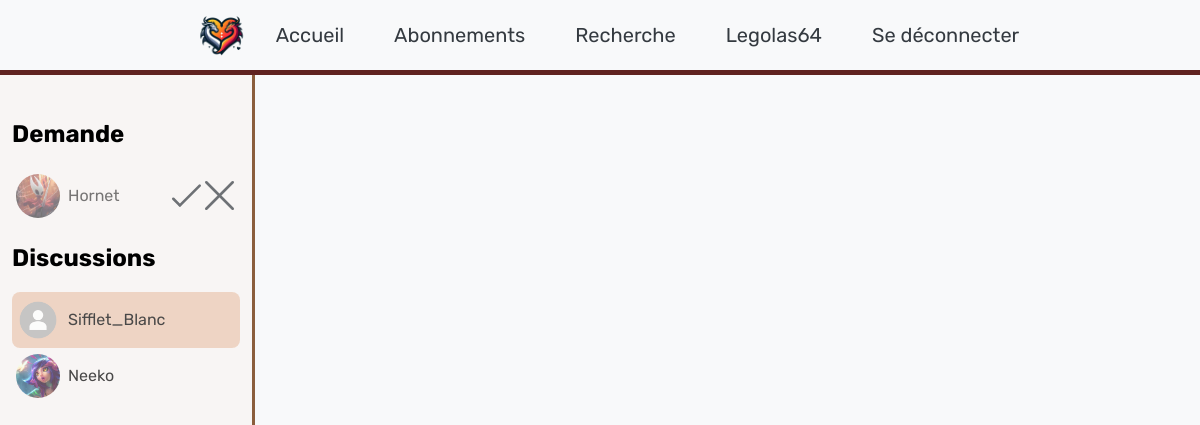
Page /messagerie.php (signed in) on the committed database.
### tables this page shows
CREATE TABLE IF NOT EXISTS Contact ( 
	IdAsker INT NOT NULL,
	IdAccount INT NOT NULL,
	Approval BOOLEAN DEFAULT NULL,
	CONSTRAINT cle_pri PRIMARY KEY (IdAsker, IdAccount),
	FOREIGN KEY (IdAsker) REFERENCES Account(IdAccount) ON DELETE CASCADE,
	FOREIGN KEY (IdAccount) REFERENCES Account(IdAccount) ON DELETE CASCADE);

CREATE TABLE IF NOT EXISTS Account ( 
	IdAccount INT NOT NULL PRIMARY KEY AUTO_INCREMENT,
	Pseudo VARCHAR(255) NOT NULL,
	Password VARCHAR(255) NOT NULL,
	Sexe VARCHAR(30),
	FirstName VARCHAR(127),
	Name VARCHAR(127),
	Mail VARCHAR(255) NOT NULL,
	DateOfCreation DATETIME NOT NULL DEFAULT current_timestamp(),
	DateOfBirth DATE NOT NULL,
	Country VARCHAR(127) NOT NULL,
	City VARCHAR(127) NOT NULL,
	Street VARCHAR(127),
	AdressNumber INT,
	LoveSituation VARCHAR(30),
	Species VARCHAR(35),
	HumanoidGauge FLOAT(10),
	Size DECIMAL(9,2),
	Weight DECIMAL(9,2),
	EyeColor VARCHAR(30),
	Smoker INT(1),
	ProfilPictureFile VARCHAR(255) NOT NULL DEFAULT "ProfilDefaultPicture.png",
	WelcomeMessage TEXT);

### php/messagerieSansBandeau.php (the view, shortened to what this page needs)
<?php
try{
	$bdd = new PDO('mysql:host=localhost;dbname=BddSiteDeRencontre;charset=utf8','User','fv_7qJ6j2_VY_T5',array(PDO::ATTR_ERRMODE=>PDO::ERRMODE_EXCEPTION));
}
catch (Exception $e){
	die('Erreur : '.$e->getMessage());
}
if(isset($_SESSION['password']) AND isset($_SESSION['user'])){
	$user = htmlspecialchars($_SESSION['user']);
	$password = htmlspecialchars($_SESSION['password']);
	$load = false;
	$target = 0;
	if(isset($_POST['target'])){
		$target = htmlspecialchars($_POST['target']);
		$Admin_tab = $bdd->prepare('SELECT IdAccount,Pseudo,Password FROM Account WHERE Pseudo=:user AND Password=:password AND IdAccount IN (SELECT IdAccount FROM Admin)');
		$Admin_tab->execute(array('user'=>$user, 'password'=>$password));
		$User_tab = $bdd->prepare('SELECT * FROM Account WHERE IdAccount=:idaccount');
		$User_tab->execute(array('idaccount'=>$target));
		$load = $User=$User_tab->fetch() AND $Admin=$Admin_tab->fetch();
	}
	else{
		$User_tab = $bdd->prepare('SELECT * FROM Account WHERE Pseudo=:user AND Password=:password');
		$User_tab->execute(array('user'=>$user, 'password'=>$password));
		$load = $User=$User_tab->fetch();
	}
	if($load){ ?>
		<body onload="loadChat('<?php if(isset($_POST['target'])){ echo $target;}?>'); instantane('<?php if(isset($_POST['target'])){ echo $target;}?>');">
			<div id="centreur">
				<div id="left">
					<div id="demandeDeDiscution">
						<h2>Demande</h2>
						<?php
						$AskerId_tab = $bdd->prepare('SELECT IdAsker FROM Contact WHERE IdAccount = :idaccount AND Approval is NULL AND
							IdAsker not in (SELECT IdAccount FROM BlackList WHERE IdBlocked = :idaccount) AND
							IdAsker not in (SELECT IdBlocked FROM BlackList WHERE IdAccount = :idaccount) AND
							IdAccount not in (SELECT IdAccount FROM BlackList WHERE IdBlocked = :idaccount) AND
							IdAccount not in (SELECT IdBlocked FROM BlackList WHERE IdAccount = :idaccount) ORDER BY IdAccount');
						$AskerId_tab->execute(array('idaccount'=>$User['IdAccount']));
						while($AskerId=$AskerId_tab->fetch()){
							$idAsker = $AskerId['IdAsker'];
							$Asker_tab = $bdd->prepare('SELECT Pseudo, ProfilPictureFile FROM Account WHERE IdAccount=:idcontact');
							$Asker_tab->execute(array('idcontact'=>$idAsker));
							if($Asker=$Asker_tab->fetch()){
							?>
								<div class="profil" id="<?php echo $Asker['Pseudo']; ?>">
									<a class="msgTopLeft" href="profilPublic.php?currentUser=<?php echo $Asker['Pseudo'];?>">
										<img class="profilPicture" src="img/<?php echo $idAsker."/".$Asker['ProfilPictureFile'];?>">
										<div><?php echo $Asker['Pseudo']; ?></div>
									</a>
									<svg class="croix vert" viewBox="0 0 100 100" onclick="accept(<?php echo "'".$Asker['Pseudo']."'"; if(isset($_POST['target'])){ echo ", '".$target."'";}?>)">
										<path class="line top" d="m 10 60 l 20 20" />
										<path class="line bottom" d="m 30 80 l 60 -60" />
									</svg>
									<svg class="croix rouge" viewBox="0 0 100 100" onclick="reject(<?php echo "'".$Asker['Pseudo']."'"; if(isset($_POST['target'])){ echo ", '".$target."'";}?>)">
										<path class="line top" d="m 10 10 l 80 80" />
										<path class="line bottom" d="m 10 90 l 80 -80 " />
									</svg>
								</div>
							<?php
							}
						}
						?>
					</div>
					<div id="discussionOuverte">
						<h2>Discussions</h2>
						<?php
						$ContactId_tab = $bdd->prepare('SELECT IdAsker, IdAccount FROM Contact WHERE (IdAccount = :idaccount OR IdAsker = :idaccount) AND Approval=1 AND
							IdAsker not in (SELECT IdAccount FROM BlackList WHERE IdBlocked = :idaccount) AND
							IdAsker not in (SELECT IdBlocked FROM BlackList WHERE IdAccount = :idaccount) AND
							IdAccount not in (SELECT IdAccount FROM BlackList WHERE IdBlocked = :idaccount) AND
							IdAccount not in (SELECT IdBlocked FROM BlackList WHERE IdAccount = :idaccount) ORDER BY IdAccount');
						$ContactId_tab->execute(array('idaccount'=>$User['IdAccount']));
						while($ContactId=$ContactId_tab->fetch()){
							$idcontact = $ContactId['IdAccount'];
							if($ContactId['IdAsker'] != $User['IdAccount']){
								$idcontact = $ContactId['IdAsker'];
							}
							$Contact_tab = $bdd->prepare('SELECT Pseudo, ProfilPictureFile FROM Account WHERE IdAccount=:idcontact');
							$Contact_tab->execute(array('idcontact'=>$idcontact));
							if($Contact=$Contact_tab->fetch()){
							?>
								<label class="profil" for="<?php echo $Contact['Pseudo'];?>" id="_<?php echo $Contact['Pseudo'];?>">
									<img class="profilPicture" src="img/<?php echo $idcontact."/".$Contact['ProfilPictureFile'];?>">
									<div class="pseudo"><?php echo $Contact['Pseudo']; ?></div>
								</label>
							<?php }
						}
						?>
					</div>
				</div>
				<div class="right" id="right">
				</div>
			</div>
		</body>
		<?php }
	else{
		header('Location: /');
	}
}
else{
	header('Location: /');
}?>

### css/style.css (style rules this page uses)
html { background-color: #f8f9fa; font-family: 'Rubik', sans-serif; }
body { margin: 0; }

### css/messagerie.css (style rules this page uses)
a { text-decoration: none; color: black; }
#centreur { margin-top: calc(5vw + 15px); display: flex; width: 100%; }
#left { background-color : #f8f5f4; flex-direction: column; display: flex; width: 20vw; margin-left: 0vw; border-right : solid #8b5e3c 3px; padding-top: 25px; padding-right: 1vw; transition: background-color 0.2s ease; }
#left h2 { margin-left: 1vw; }
.croix { color: #343a40; width: 3vh; cursor: pointer; }
#discussionOuverte { width: 100%; }
#left .profil { margin-left: 1vw; height: 6vh; padding: 0.5vh; display: flex; align-items: center; justify-content: space-between; border-radius: 1vh; cursor: pointer; transition: background-color 0.2s ease; opacity: 0.7; transition: opacity 0.2s ease; }
#left .profil .msgTopLeft { width: 70%; }
#left .profil .croix { width: 15%; }
#left .profil .pseudo { width: 100%; text-overflow: ellipsis; white-space: nowrap; overflow: hidden; }
#left .profilPicture { width: 5.5vh; height: 5.5vh; margin-right: 1vh; object-fit: cover; border-radius: 50%; }
input:checked + label { background: #ebc7b0; }
.right { height: calc(100vh - (5vw + 16px)); width: 78vw; }
.msgTopLeft { align-items: center; display: flex; height: 100%; opacity: 0.75; transition: opacity 0.3s ease; }

### rows in the picture
contact: IdAsker.ProfilPictureFile (picture), IdAsker.Pseudo "Hornet"
contact: IdAsker.ProfilPictureFile (placeholder picture), IdAsker.Pseudo "Sifflet_Blanc"
contact: IdAccount.ProfilPictureFile (picture), IdAccount.Pseudo "Neeko"

### other values in the picture
$user "Legolas64"
